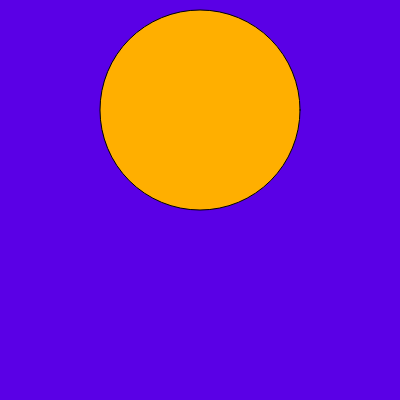
Frame 1 (no input)
Frame 60 (no input): identical to frame 1, image omitted
Frame 120 (the mouse pressed at the canvas centre since frame 60): identical to frame 1, image omitted

The p5.js sketch that drew this single still picture (run headless with seeded random() and noise() and a simulated clock; from frame 60 on, the mouse is pressed at the canvas centre):

// p5.js sketch
// ── sketch.js
function setup() {
  createCanvas(400, 400);
}

function draw() {
  background(90,0,230);
  fill(255,175,0);
  ellipse(200,110,200,200)
}
